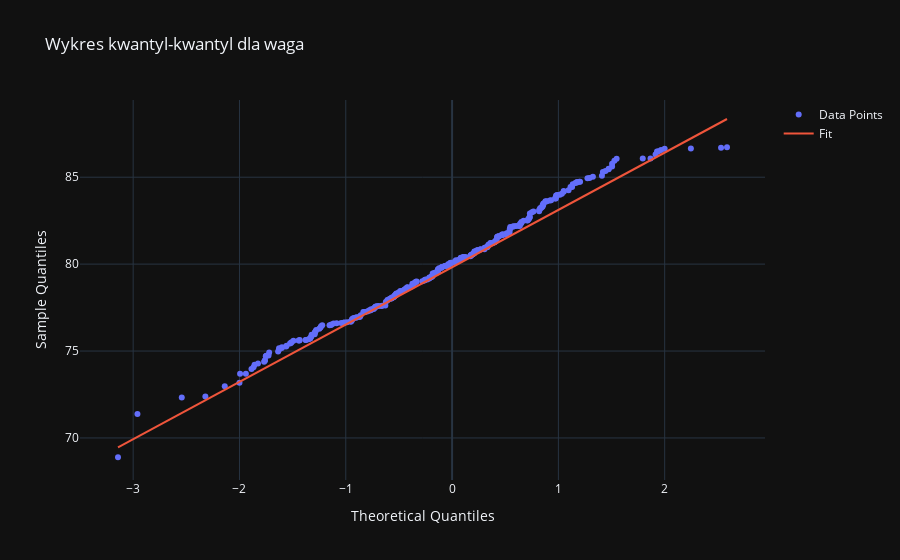
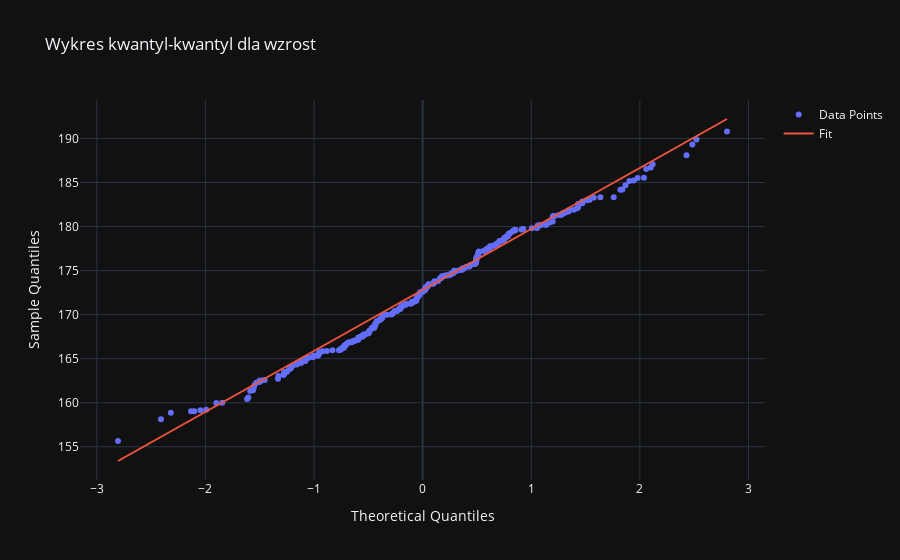
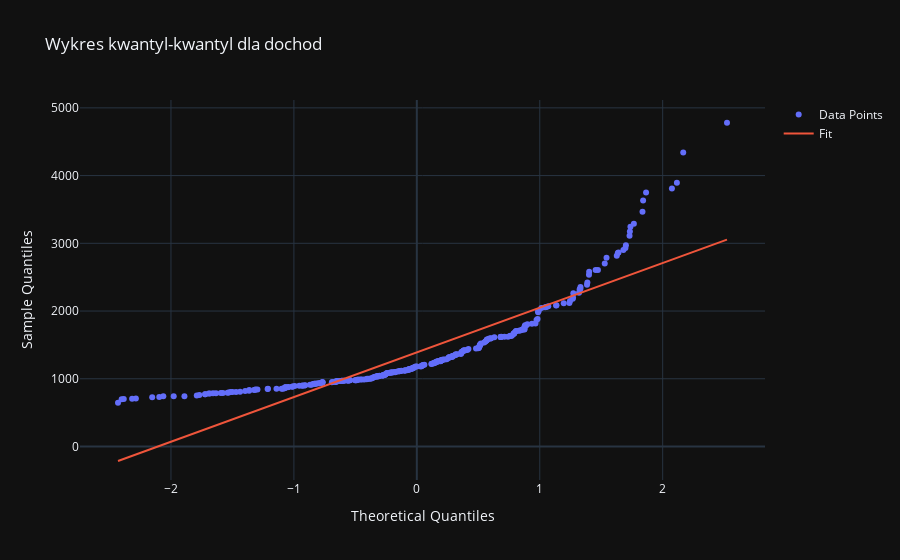
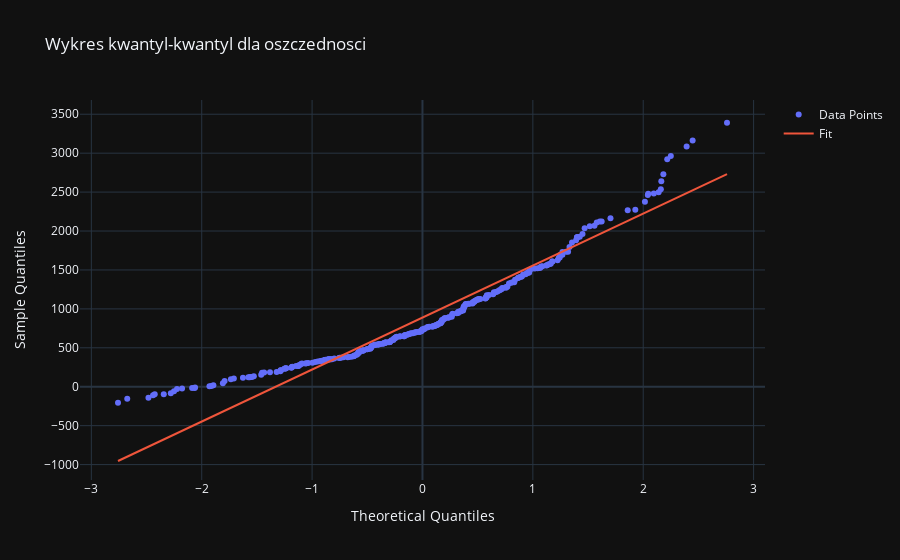

The notebook cell these images were saved under, in order:
### Code cell
import plotly.graph_objects as go

def plot_qq(data, var):
    sorted_data = np.sort(data[var])
    norm = np.random.normal(0, 1, len(sorted_data))
    norm.sort()
    fig = go.Figure()
    fig.add_trace(go.Scatter(x=norm, y=sorted_data, mode='markers', name='Data Points'))
    fig.add_trace(go.Scatter(x=norm, y=norm * np.std(sorted_data) + np.mean(sorted_data), mode='lines', name='Fit'))
    fig.update_layout(title=f'Wykres kwantyl-kwantyl dla {var}', xaxis_title='Theoretical Quantiles', yaxis_title='Sample Quantiles')
    fig.show()

for var in variables:
  plot_qq(dane, var)

### Figure 1 — Plotly figure (JSON) as saved in the notebook; plotly's stock layout.template omitted (floating-point values rounded to 4 significant figures; data arrays with more than 128 entries replaced by an {"elided": "..."} marker saying what was removed)
{"data": [{"mode": "markers", "name": "Data Points", "x": {"elided": "304 float values"}, "y": {"elided": "304 float values"}, "type": "scatter"}, {"mode": "lines", "name": "Fit", "x": {"elided": "304 float values"}, "y": {"elided": "304 float values"}, "type": "scatter"}], "layout": {"title": {"text": "Wykres kwantyl-kwantyl dla waga"}, "xaxis": {"title": {"text": "Theoretical Quantiles"}}, "yaxis": {"title": {"text": "Sample Quantiles"}}}}

### Figure 2 — Plotly figure (JSON) as saved in the notebook; plotly's stock layout.template omitted (floating-point values rounded to 4 significant figures; data arrays with more than 128 entries replaced by an {"elided": "..."} marker saying what was removed)
{"data": [{"mode": "markers", "name": "Data Points", "x": {"elided": "304 float values"}, "y": {"elided": "304 float values"}, "type": "scatter"}, {"mode": "lines", "name": "Fit", "x": {"elided": "304 float values"}, "y": {"elided": "304 float values"}, "type": "scatter"}], "layout": {"title": {"text": "Wykres kwantyl-kwantyl dla wzrost"}, "xaxis": {"title": {"text": "Theoretical Quantiles"}}, "yaxis": {"title": {"text": "Sample Quantiles"}}}}

### Figure 3 — Plotly figure (JSON) as saved in the notebook; plotly's stock layout.template omitted (floating-point values rounded to 4 significant figures; data arrays with more than 128 entries replaced by an {"elided": "..."} marker saying what was removed)
{"data": [{"mode": "markers", "name": "Data Points", "x": {"elided": "304 float values"}, "y": {"elided": "304 float values"}, "type": "scatter"}, {"mode": "lines", "name": "Fit", "x": {"elided": "304 float values"}, "y": {"elided": "304 float values"}, "type": "scatter"}], "layout": {"title": {"text": "Wykres kwantyl-kwantyl dla dochod"}, "xaxis": {"title": {"text": "Theoretical Quantiles"}}, "yaxis": {"title": {"text": "Sample Quantiles"}}}}

### Figure 4 — Plotly figure (JSON) as saved in the notebook; plotly's stock layout.template omitted (floating-point values rounded to 4 significant figures; data arrays with more than 128 entries replaced by an {"elided": "..."} marker saying what was removed)
{"data": [{"mode": "markers", "name": "Data Points", "x": {"elided": "304 float values"}, "y": {"elided": "304 float values"}, "type": "scatter"}, {"mode": "lines", "name": "Fit", "x": {"elided": "304 float values"}, "y": {"elided": "304 float values"}, "type": "scatter"}], "layout": {"title": {"text": "Wykres kwantyl-kwantyl dla oszczednosci"}, "xaxis": {"title": {"text": "Theoretical Quantiles"}}, "yaxis": {"title": {"text": "Sample Quantiles"}}}}
